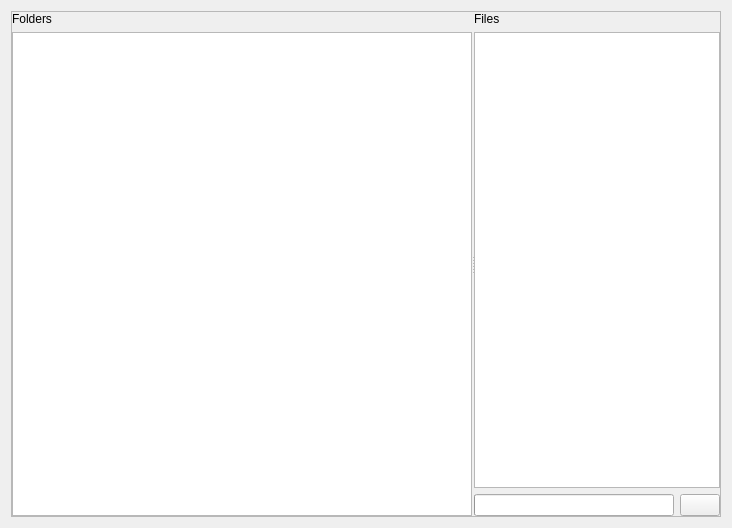
<?xml version="1.0" encoding="UTF-8"?>
<ui version="4.0">
 <class>Form</class>
 <widget class="QWidget" name="Form">
  <property name="geometry">
   <rect>
    <x>0</x>
    <y>0</y>
    <width>732</width>
    <height>528</height>
   </rect>
  </property>
  <property name="windowTitle">
   <string>Form</string>
  </property>
  <layout class="QVBoxLayout" name="verticalLayout_3">
   <item>
    <widget class="QSplitter" name="splitter">
     <property name="sizePolicy">
      <sizepolicy hsizetype="MinimumExpanding" vsizetype="MinimumExpanding">
       <horstretch>0</horstretch>
       <verstretch>0</verstretch>
      </sizepolicy>
     </property>
     <property name="frameShape">
      <enum>QFrame::StyledPanel</enum>
     </property>
     <property name="frameShadow">
      <enum>QFrame::Raised</enum>
     </property>
     <property name="midLineWidth">
      <number>1</number>
     </property>
     <property name="orientation">
      <enum>Qt::Horizontal</enum>
     </property>
     <property name="handleWidth">
      <number>2</number>
     </property>
     <widget class="QWidget" name="verticalLayoutWidget_2">
      <layout class="QVBoxLayout" name="verticalLayout_2" stretch="0,0">
       <property name="sizeConstraint">
        <enum>QLayout::SetMinimumSize</enum>
       </property>
       <item>
        <widget class="QLabel" name="label">
         <property name="text">
          <string>Folders</string>
         </property>
        </widget>
       </item>
       <item>
        <widget class="QTreeView" name="treeDirs">
         <property name="sizePolicy">
          <sizepolicy hsizetype="Preferred" vsizetype="Expanding">
           <horstretch>0</horstretch>
           <verstretch>0</verstretch>
          </sizepolicy>
         </property>
         <property name="alternatingRowColors">
          <bool>false</bool>
         </property>
         <property name="uniformRowHeights">
          <bool>true</bool>
         </property>
         <property name="sortingEnabled">
          <bool>true</bool>
         </property>
        </widget>
       </item>
      </layout>
     </widget>
     <widget class="QWidget" name="verticalLayoutWidget">
      <layout class="QVBoxLayout" name="verticalLayout" stretch="0,0,0">
       <item>
        <layout class="QHBoxLayout" name="horizontalLayout_2">
         <item>
          <widget class="QLabel" name="label_2">
           <property name="text">
            <string>Files</string>
           </property>
          </widget>
         </item>
        </layout>
       </item>
       <item>
        <widget class="QListWidget" name="listFiles">
         <property name="sizePolicy">
          <sizepolicy hsizetype="MinimumExpanding" vsizetype="MinimumExpanding">
           <horstretch>1</horstretch>
           <verstretch>0</verstretch>
          </sizepolicy>
         </property>
         <property name="contextMenuPolicy">
          <enum>Qt::CustomContextMenu</enum>
         </property>
         <property name="sizeAdjustPolicy">
          <enum>QAbstractScrollArea::AdjustToContents</enum>
         </property>
         <property name="autoScroll">
          <bool>true</bool>
         </property>
         <property name="editTriggers">
          <set>QAbstractItemView::NoEditTriggers</set>
         </property>
         <property name="showDropIndicator" stdset="0">
          <bool>false</bool>
         </property>
         <property name="dragDropMode">
          <enum>QAbstractItemView::NoDragDrop</enum>
         </property>
         <property name="defaultDropAction">
          <enum>Qt::IgnoreAction</enum>
         </property>
         <property name="selectionMode">
          <enum>QAbstractItemView::ExtendedSelection</enum>
         </property>
         <property name="verticalScrollMode">
          <enum>QAbstractItemView::ScrollPerItem</enum>
         </property>
         <property name="horizontalScrollMode">
          <enum>QAbstractItemView::ScrollPerItem</enum>
         </property>
         <property name="movement">
          <enum>QListView::Free</enum>
         </property>
         <property name="isWrapping" stdset="0">
          <bool>true</bool>
         </property>
         <property name="resizeMode">
          <enum>QListView::Adjust</enum>
         </property>
         <property name="spacing">
          <number>100</number>
         </property>
         <property name="viewMode">
          <enum>QListView::IconMode</enum>
         </property>
         <property name="modelColumn">
          <number>0</number>
         </property>
         <property name="uniformItemSizes">
          <bool>false</bool>
         </property>
         <property name="wordWrap">
          <bool>true</bool>
         </property>
         <property name="sortingEnabled">
          <bool>true</bool>
         </property>
        </widget>
       </item>
       <item>
        <layout class="QHBoxLayout" name="horizontalLayout" stretch="0,0">
         <item>
          <widget class="QProgressBar" name="progressBarFiles">
           <property name="sizePolicy">
            <sizepolicy hsizetype="MinimumExpanding" vsizetype="Fixed">
             <horstretch>0</horstretch>
             <verstretch>0</verstretch>
            </sizepolicy>
           </property>
           <property name="maximum">
            <number>1</number>
           </property>
           <property name="value">
            <number>-1</number>
           </property>
           <property name="textVisible">
            <bool>false</bool>
           </property>
           <property name="orientation">
            <enum>Qt::Horizontal</enum>
           </property>
           <property name="format">
            <string/>
           </property>
          </widget>
         </item>
         <item>
          <widget class="QPushButton" name="pushButton">
           <property name="sizePolicy">
            <sizepolicy hsizetype="Fixed" vsizetype="Fixed">
             <horstretch>0</horstretch>
             <verstretch>0</verstretch>
            </sizepolicy>
           </property>
           <property name="focusPolicy">
            <enum>Qt::NoFocus</enum>
           </property>
           <property name="text">
            <string/>
           </property>
          </widget>
         </item>
        </layout>
       </item>
      </layout>
     </widget>
    </widget>
   </item>
  </layout>
 </widget>
 <resources/>
 <connections/>
</ui>
